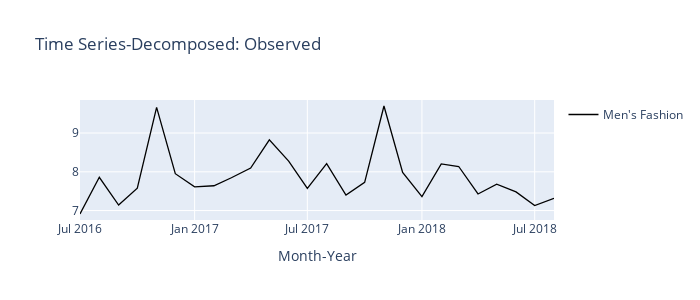
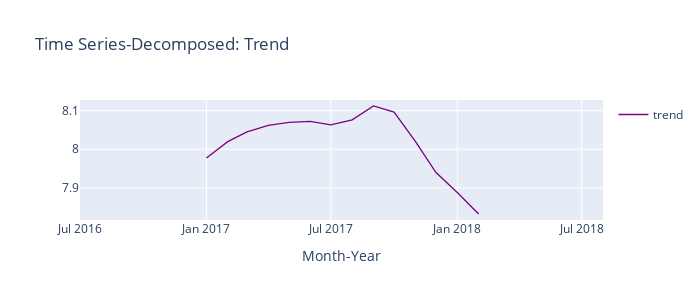
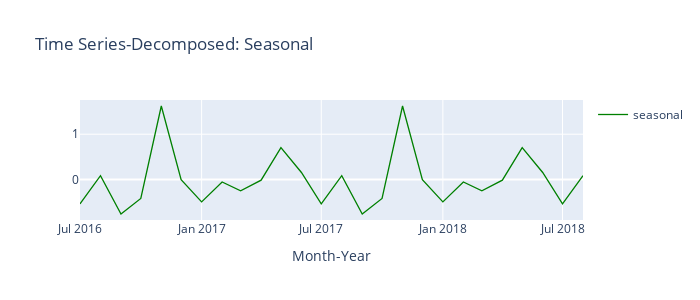
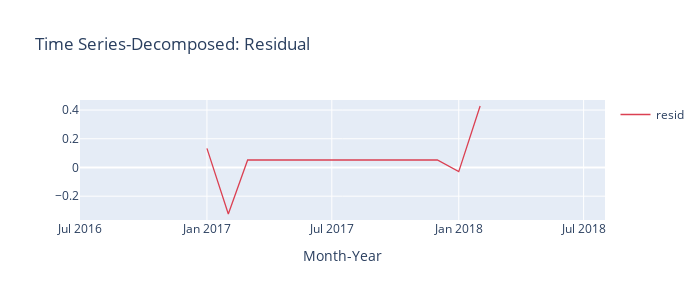

The cell these charts' notebook holds for them, in order:
### Code cell
# Plot 
lst_time_series_decompostion = [observed, trend, seasonal, residual]
str_lst = ['Observed', 'Trend', 'Seasonal', 'Residual']
mycolor = ['Black', 'Purple', 'Green', 'Red', 'Blue', 'Orange', 'Grey', 'Violet']

for i in range(len(lst_time_series_decompostion)):
    
    layout = go.Layout(title = "Time Series-Decomposed: " + str_lst[i], 
                   xaxis = {'title': 'Month-Year'}, 
                   #yaxis = {'title': ''}, 
                   showlegend = True, 
                   width = 700, 
                   height = 300)
    
    lst_time_series_decompostion[i].iplot(kind = 'line', layout = layout, color = mycolor[i])

### Figure 1 — Plotly figure (JSON) as saved in the notebook; plotly's stock layout.template omitted (floating-point values rounded to 4 significant figures)
{"data": [{"line": {"color": "rgba(0, 0, 0, 1)", "dash": "solid", "shape": "linear", "width": 1.3}, "mode": "lines", "name": "Men's Fashion", "text": "", "type": "scatter", "x": ["2016-07-01", "2016-08-01", "2016-09-01", "2016-10-01", "2016-11-01", "2016-12-01", "2017-01-01", "2017-02-01", "2017-03-01", "2017-04-01", "2017-05-01", "2017-06-01", "2017-07-01", "2017-08-01", "2017-09-01", "2017-10-01", "2017-11-01", "2017-12-01", "2018-01-01", "2018-02-01", "2018-03-01", "2018-04-01", "2018-05-01", "2018-06-01", "2018-07-01", "2018-08-01"], "y": [6.911, 7.858, 7.142, 7.578, 9.663, 7.952, 7.612, 7.64, 7.845, 8.097, 8.826, 8.278, 7.571, 8.211, 7.398, 7.726, 9.698, 7.983, 7.361, 8.205, 8.137, 7.427, 7.682, 7.481, 7.128, 7.317]}], "layout": {"height": 300, "showlegend": true, "title": {"text": "Time Series-Decomposed: Observed"}, "width": 700, "xaxis": {"autorange": true, "range": ["2016-07-01", "2018-08-01"], "title": {"text": "Month-Year"}, "type": "date"}, "yaxis": {"autorange": true, "range": [6.756, 9.853], "type": "linear"}}}

### Figure 2 — Plotly figure (JSON) as saved in the notebook; plotly's stock layout.template omitted (floating-point values rounded to 4 significant figures)
{"data": [{"line": {"color": "rgba(128, 0, 128, 1.0)", "dash": "solid", "shape": "linear", "width": 1.3}, "mode": "lines", "name": "trend", "text": "", "type": "scatter", "x": ["2016-07-01", "2016-08-01", "2016-09-01", "2016-10-01", "2016-11-01", "2016-12-01", "2017-01-01", "2017-02-01", "2017-03-01", "2017-04-01", "2017-05-01", "2017-06-01", "2017-07-01", "2017-08-01", "2017-09-01", "2017-10-01", "2017-11-01", "2017-12-01", "2018-01-01", "2018-02-01", "2018-03-01", "2018-04-01", "2018-05-01", "2018-06-01", "2018-07-01", "2018-08-01"], "y": ["", "", "", "", "", "", 7.978, 8.02, 8.045, 8.062, 8.07, 8.072, 8.063, 8.076, 8.112, 8.096, 8.021, 7.94, 7.888, 7.832, "", "", "", "", "", ""]}], "layout": {"height": 300, "showlegend": true, "title": {"text": "Time Series-Decomposed: Trend"}, "width": 700, "xaxis": {"autorange": true, "range": ["2016-07-01", "2018-08-01"], "title": {"text": "Month-Year"}, "type": "date"}, "yaxis": {"autorange": true, "range": [7.817, 8.128], "type": "linear"}}}

### Figure 3 — Plotly figure (JSON) as saved in the notebook; plotly's stock layout.template omitted (floating-point values rounded to 4 significant figures)
{"data": [{"line": {"color": "rgba(0, 128, 0, 1.0)", "dash": "solid", "shape": "linear", "width": 1.3}, "mode": "lines", "name": "seasonal", "text": "", "type": "scatter", "x": ["2016-07-01", "2016-08-01", "2016-09-01", "2016-10-01", "2016-11-01", "2016-12-01", "2017-01-01", "2017-02-01", "2017-03-01", "2017-04-01", "2017-05-01", "2017-06-01", "2017-07-01", "2017-08-01", "2017-09-01", "2017-10-01", "2017-11-01", "2017-12-01", "2018-01-01", "2018-02-01", "2018-03-01", "2018-04-01", "2018-05-01", "2018-06-01", "2018-07-01", "2018-08-01"], "y": [-0.5439, 0.08252, -0.7665, -0.4221, 1.625, -0.008753, -0.4986, -0.056, -0.2518, -0.01725, 0.7043, 0.1532, -0.5439, 0.08252, -0.7665, -0.4221, 1.625, -0.008753, -0.4986, -0.056, -0.2518, -0.01725, 0.7043, 0.1532, -0.5439, 0.08252]}], "layout": {"height": 300, "showlegend": true, "title": {"text": "Time Series-Decomposed: Seasonal"}, "width": 700, "xaxis": {"autorange": true, "range": ["2016-07-01", "2018-08-01"], "title": {"text": "Month-Year"}, "type": "date"}, "yaxis": {"autorange": true, "range": [-0.8994, 1.758], "type": "linear"}}}

### Figure 4 — Plotly figure (JSON) as saved in the notebook; plotly's stock layout.template omitted (floating-point values rounded to 4 significant figures)
{"data": [{"line": {"color": "rgba(219, 64, 82, 1.0)", "dash": "solid", "shape": "linear", "width": 1.3}, "mode": "lines", "name": "resid", "text": "", "type": "scatter", "x": ["2016-07-01", "2016-08-01", "2016-09-01", "2016-10-01", "2016-11-01", "2016-12-01", "2017-01-01", "2017-02-01", "2017-03-01", "2017-04-01", "2017-05-01", "2017-06-01", "2017-07-01", "2017-08-01", "2017-09-01", "2017-10-01", "2017-11-01", "2017-12-01", "2018-01-01", "2018-02-01", "2018-03-01", "2018-04-01", "2018-05-01", "2018-06-01", "2018-07-01", "2018-08-01"], "y": ["", "", "", "", "", "", 0.1329, -0.3241, 0.05211, 0.05211, 0.05211, 0.05211, 0.05211, 0.05211, 0.05211, 0.05211, 0.05211, 0.05211, -0.0287, 0.4283, "", "", "", "", "", ""]}], "layout": {"height": 300, "showlegend": true, "title": {"text": "Time Series-Decomposed: Residual"}, "width": 700, "xaxis": {"autorange": true, "range": ["2016-07-01", "2018-08-01"], "title": {"text": "Month-Year"}, "type": "date"}, "yaxis": {"autorange": true, "range": [-0.3659, 0.4701], "type": "linear"}}}
